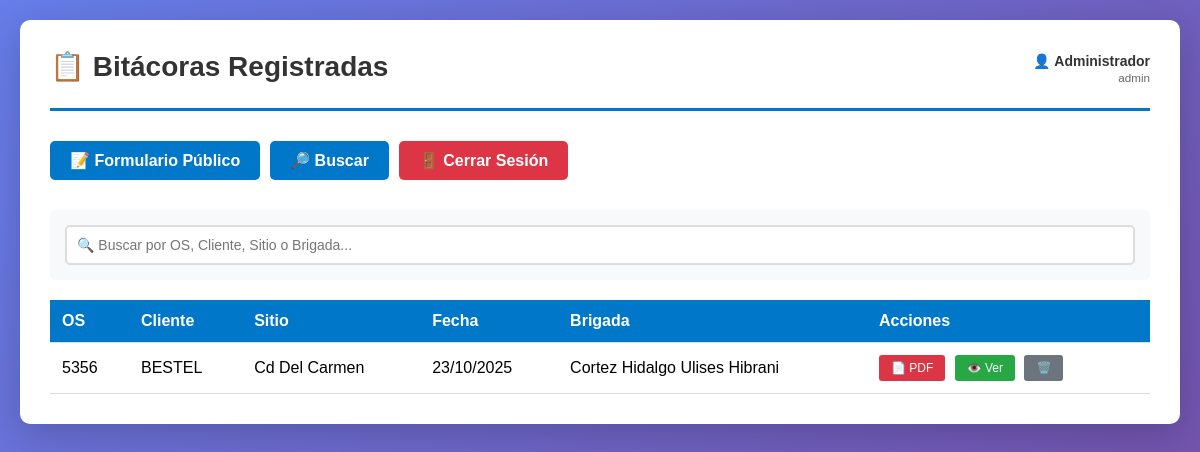
/admin/consultar.php (signed in), run on the app's committed database.
### tables this page shows
CREATE TABLE bitacoras (
    id INT AUTO_INCREMENT PRIMARY KEY,
    os VARCHAR(50) NOT NULL,
    cliente VARCHAR(100) NOT NULL,
    sitio VARCHAR(200) NOT NULL,
    fecha DATE NOT NULL,
    brigada VARCHAR(200) NOT NULL,
    bitacora TEXT NOT NULL,
    foto_clock_in VARCHAR(255),
    foto_clock_out VARCHAR(255),
    foto_etiquetas VARCHAR(255),
    foto_extra VARCHAR(255),
    fm_acceso VARCHAR(100),
    noc_acceso VARCHAR(100),
    fecha_registro TIMESTAMP DEFAULT CURRENT_TIMESTAMP,
    fecha_modificacion TIMESTAMP DEFAULT CURRENT_TIMESTAMP ON UPDATE CURRENT_TIMESTAMP,
    INDEX idx_os (os),
    INDEX idx_sitio (sitio),
    INDEX idx_fecha (fecha)
);

### auth.php (called while the page is built, shortened)
<?php
function estaAutenticado() {
    return isset($_SESSION['usuario_id']) && isset($_SESSION['usuario']);
}
function obtenerUsuarioActual() {
    return [
        'id' => $_SESSION['usuario_id'],
        'usuario' => $_SESSION['usuario'],
        'nombre' => $_SESSION['nombre']
    ];
}
?>

### admin/consultar.php (the view, shortened to what this page needs)
<?php
require_once '../auth.php';
$usuario = obtenerUsuarioActual();
$conn = getConnection();
$sql = "SELECT * FROM bitacoras ORDER BY fecha DESC, id DESC";
$result = $conn->query($sql);
?>
<!DOCTYPE html>
<html lang="es">
<head>
</head>
<body>
    <div class="container">
        <div class="header">
            <div class="header-left">
                <h1>📋 Bitácoras Registradas</h1>
            </div>
            <div class="user-info">
                👤 <strong><?php echo htmlspecialchars($usuario['nombre']); ?></strong><br>
                <small><?php echo htmlspecialchars($usuario['usuario']); ?></small>
            </div>
        </div>
        <div class="menu">
            <a href="../index.php">📝 Formulario Público</a>
            <a href="buscar.php">🔎 Buscar</a>
            <a href="../logout.php" class="logout">🚪 Cerrar Sesión</a>
        </div>
        <div class="search-box">
            <input type="text" id="searchInput" placeholder="🔍 Buscar por OS, Cliente, Sitio o Brigada..." onkeyup="filtrarTabla()">
        </div>
        <?php if ($result->num_rows > 0): ?>
            <table id="tablaBitacoras">
                <thead>
                    <tr>
                        <th>OS</th>
                        <th>Cliente</th>
                        <th>Sitio</th>
                        <th>Fecha</th>
                        <th>Brigada</th>
                        <th>Acciones</th>
                    </tr>
                </thead>
                <tbody>
                    <?php while($row = $result->fetch_assoc()): ?>
                        <tr>
                            <td><?php echo htmlspecialchars($row['os']); ?></td>
                            <td><?php echo htmlspecialchars($row['cliente']); ?></td>
                            <td><?php echo htmlspecialchars($row['sitio']); ?></td>
                            <td><?php echo date('d/m/Y', strtotime($row['fecha'])); ?></td>
                            <td><?php echo htmlspecialchars($row['brigada']); ?></td>
                            <td>
                                <a href="generar_pdf.php?id=<?php echo $row['id']; ?>" class="btn btn-pdf" target="_blank">📄 PDF</a>
                                <a href="ver_bitacora.php?id=<?php echo $row['id']; ?>" class="btn btn-view">👁️ Ver</a>
                                <a href="eliminar_bitacora.php?id=<?php echo $row['id']; ?>" class="btn btn-delete" onclick="return confirm('¿Está seguro de eliminar esta bitácora?')">🗑️</a>
                            </td>
                        </tr>
                    <?php endwhile; ?>
                </tbody>
            </table>
        <?php endif; ?>
    </div>
</body>
</html>

### admin/consultar.php (style rules this page uses)
* { margin: 0; padding: 0; box-sizing: border-box; }
body { font-family: Arial, sans-serif; background: linear-gradient(135deg, #667eea 0%, #764ba2 100%); padding: 20px; min-height: 100vh; }
.container { max-width: 1200px; margin: 0 auto; background: white; border-radius: 10px; box-shadow: 0 10px 40px rgba(0,0,0,0.2); padding: 30px; }
.header { display: flex; justify-content: space-between; align-items: center; margin-bottom: 30px; padding-bottom: 20px; border-bottom: 3px solid #0077C8; }
.header-left h1 { color: #333; font-size: 28px; margin-bottom: 5px; }
.user-info { text-align: right; font-size: 14px; color: #666; }
.user-info strong { color: #333; }
.menu { display: flex; gap: 10px; margin-bottom: 30px; flex-wrap: wrap; }
.menu a { padding: 10px 20px; background: #0077C8; color: white; text-decoration: none; border-radius: 5px; font-weight: bold; transition: background 0.3s; }
.menu a.logout { background: #dc3545; }
.search-box { margin-bottom: 20px; padding: 15px; background: #f8f9fa; border-radius: 5px; }
.search-box input { width: 100%; padding: 10px; border: 2px solid #ddd; border-radius: 5px; font-size: 14px; }
table { width: 100%; border-collapse: collapse; margin-top: 20px; }
th, td { padding: 12px; text-align: left; border-bottom: 1px solid #ddd; }
th { background: #0077C8; color: white; font-weight: bold; }
.btn { padding: 6px 12px; border: none; border-radius: 3px; cursor: pointer; text-decoration: none; display: inline-block; font-size: 12px; margin-right: 5px; }
.btn-pdf { background: #dc3545; color: white; }
.btn-view { background: #28a745; color: white; }
.btn-delete { background: #6c757d; color: white; }

### data on the page
bitacoras: os "5356", cliente "BESTEL", sitio "Cd Del Carmen", fecha "23/10/2025", brigada "Cortez Hidalgo Ulises Hibrani"

### other printed values
$usuario['nombre'] "Administrador"
$usuario['usuario'] "admin"
